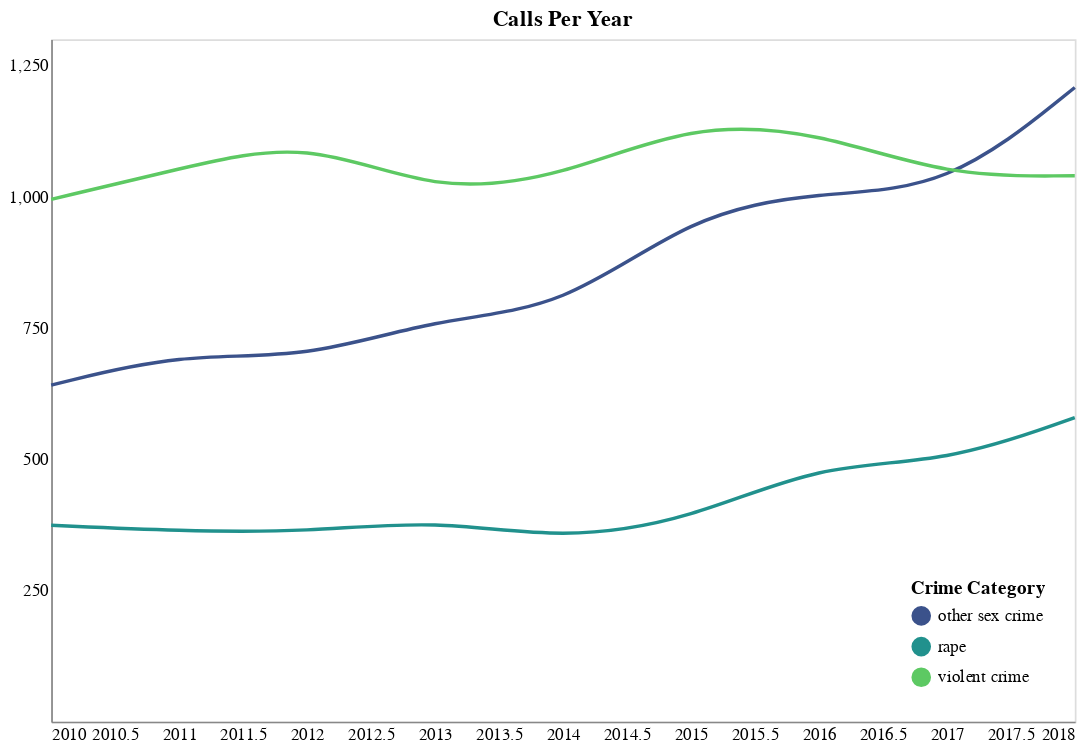

This figure's notebook cell:
### Code cell
# Interactive crime_type counts chart! 


# Create selection that chooses the nearest point
nearest = alt.selection(type='single', nearest=True, on='mouseover',
                       fields=['year'], empty='none')

# The basic line
line = alt.Chart().mark_line(interpolate='basis').encode(
    x=alt.X('year:Q', axis=alt.Axis(format='Y', title='', ticks=False)),
    y=alt.Y('type_count:Q', axis=alt.Axis(title='', ticks=False, values=[250, 500, 750, 1000, 1250])),
    color=alt.Color('crime_type:N', legend=alt.Legend(title='Crime Category', orient='bottom-right'), scale=alt.Scale(scheme='viridis'))
)

# Transparent selectors across the chart. This tells the x-value of the cursor
selectors = alt.Chart().mark_point().encode(
    x='year:Q',
    opacity=alt.value(0),
).add_selection(
    nearest
)

# Draw points on the line and highlight based on selection
points = line.mark_point().encode(
    opacity=alt.condition(nearest, alt.value(1), alt.value(0))
)

# Draw text labels near the points, highlight selection
text = line.mark_text(align='left', dx=5, dy=-5).encode(
    text=alt.condition(nearest, 'type_count:Q', alt.value(' '))
)

# Draw a rule at the location of the selection
rules = alt.Chart().mark_rule(color='gray').encode(
    x='year:Q',
).transform_filter(
    nearest
)

# Put layers together and chart
alt.layer(line, selectors, points, rules, text,
         data=crime_type_counts, width=600, height=400).configure_axis(
    grid=False
).properties(
    title='Calls Per Year'
)

### Figure 1 — Vega-Lite specification as saved in the notebook (floating-point values rounded to 4 significant figures)
{"$schema": "https://vega.github.io/schema/vega-lite/v2.6.0.json", "config": {"axis": {"grid": false}, "view": {"height": 300, "width": 400}}, "data": {"name": "data-f19311a8a267fc7d559d72940769da61"}, "datasets": {"data-f19311a8a267fc7d559d72940769da61": [{"crime_type": "other sex crime", "type_count": 641, "year": 2010}, {"crime_type": "rape", "type_count": 374, "year": 2010}, {"crime_type": "violent crime", "type_count": 995, "year": 2010}, {"crime_type": "other sex crime", "type_count": 702, "year": 2011}, {"crime_type": "rape", "type_count": 363, "year": 2011}, {"crime_type": "violent crime", "type_count": 1053, "year": 2011}, {"crime_type": "other sex crime", "type_count": 691, "year": 2012}, {"crime_type": "rape", "type_count": 361, "year": 2012}, {"crime_type": "violent crime", "type_count": 1110, "year": 2012}, {"crime_type": "other sex crime", "type_count": 768, "year": 2013}, {"crime_type": "rape", "type_count": 385, "year": 2013}, {"crime_type": "violent crime", "type_count": 1006, "year": 2013}, {"crime_type": "other sex crime", "type_count": 785, "year": 2014}, {"crime_type": "rape", "type_count": 346, "year": 2014}, {"crime_type": "violent crime", "type_count": 1039, "year": 2014}, {"crime_type": "other sex crime", "type_count": 966, "year": 2015}, {"crime_type": "rape", "type_count": 385, "year": 2015}, {"crime_type": "violent crime", "type_count": 1140, "year": 2015}, {"crime_type": "other sex crime", "type_count": 1009, "year": 2016}, {"crime_type": "rape", "type_count": 491, "year": 2016}, {"crime_type": "violent crime", "type_count": 1124, "year": 2016}, {"crime_type": "other sex crime", "type_count": 1012, "year": 2017}, {"crime_type": "rape", "type_count": 493, "year": 2017}, {"crime_type": "violent crime", "type_count": 1038, "year": 2017}, {"crime_type": "other sex crime", "type_count": 1208, "year": 2018}, {"crime_type": "rape", "type_count": 579, "year": 2018}, {"crime_type": "violent crime", "type_count": 1040, "year": 2018}]}, "height": 400, "layer": [{"encoding": {"color": {"field": "crime_type", "legend": {"orient": "bottom-right", "title": "Crime Category"}, "scale": {"scheme": "viridis"}, "type": "nominal"}, "x": {"axis": {"format": "Y", "ticks": false, "title": ""}, "field": "year", "type": "quantitative"}, "y": {"axis": {"ticks": false, "title": "", "values": [250, 500, 750, 1000, 1250]}, "field": "type_count", "type": "quantitative"}}, "mark": {"interpolate": "basis", "type": "line"}}, {"encoding": {"opacity": {"value": 0}, "x": {"field": "year", "type": "quantitative"}}, "mark": "point", "selection": {"selector024": {"empty": "none", "fields": ["year"], "nearest": true, "on": "mouseover", "resolve": "global", "type": "single"}}}, {"encoding": {"color": {"field": "crime_type", "legend": {"orient": "bottom-right", "title": "Crime Category"}, "scale": {"scheme": "viridis"}, "type": "nominal"}, "opacity": {"condition": {"selection": "selector024", "value": 1}, "value": 0}, "x": {"axis": {"format": "Y", "ticks": false, "title": ""}, "field": "year", "type": "quantitative"}, "y": {"axis": {"ticks": false, "title": "", "values": [250, 500, 750, 1000, 1250]}, "field": "type_count", "type": "quantitative"}}, "mark": "point"}, {"encoding": {"x": {"field": "year", "type": "quantitative"}}, "mark": {"color": "gray", "type": "rule"}, "transform": [{"filter": {"selection": "selector024"}}]}, {"encoding": {"color": {"field": "crime_type", "legend": {"orient": "bottom-right", "title": "Crime Category"}, "scale": {"scheme": "viridis"}, "type": "nominal"}, "text": {"condition": {"field": "type_count", "selection": "selector024", "type": "quantitative"}, "value": " "}, "x": {"axis": {"format": "Y", "ticks": false, "title": ""}, "field": "year", "type": "quantitative"}, "y": {"axis": {"ticks": false, "title": "", "values": [250, 500, 750, 1000, 1250]}, "field": "type_count", "type": "quantitative"}}, "mark": {"align": "left", "dx": 5, "dy": -5, "type": "text"}}], "title": "Calls Per Year", "width": 600}
